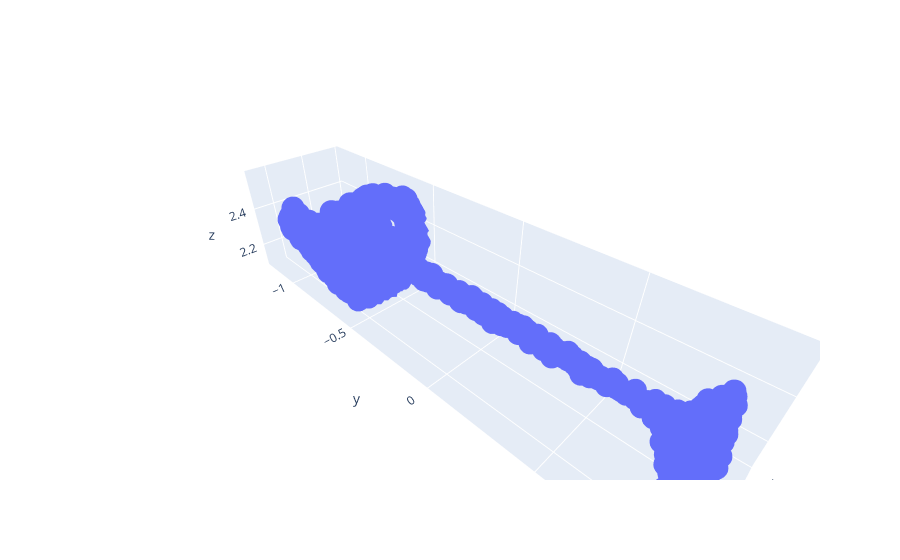

This figure's notebook cell:
### Code cell
resampled_pcd = o3d.geometry.PointCloud()
resampled_np = np.array(farthest_point_sample(np.array(pcd.points), 2000))
# add noise to array
noise = np.random.normal(0, 0.01, resampled_np.shape)
resampled_np += noise
resmaple_np = resampled_np/(np.max(resampled_np)-np.min(resampled_np))
resampled_pcd.points = o3d.utility.Vector3dVector(resampled_np)
plot_open3d_pointcloud(resampled_pcd)

### Figure 1 — Plotly figure (JSON) as saved in the notebook; plotly's stock layout.template omitted (floating-point values rounded to 4 significant figures; data arrays with more than 128 entries replaced by an {"elided": "..."} marker saying what was removed)
{"data": [{"mode": "markers", "type": "scatter3d", "x": {"elided": "2000 float values"}, "y": {"elided": "2000 float values"}, "z": {"elided": "2000 float values"}}], "layout": {"scene": {"aspectmode": "data"}}}
